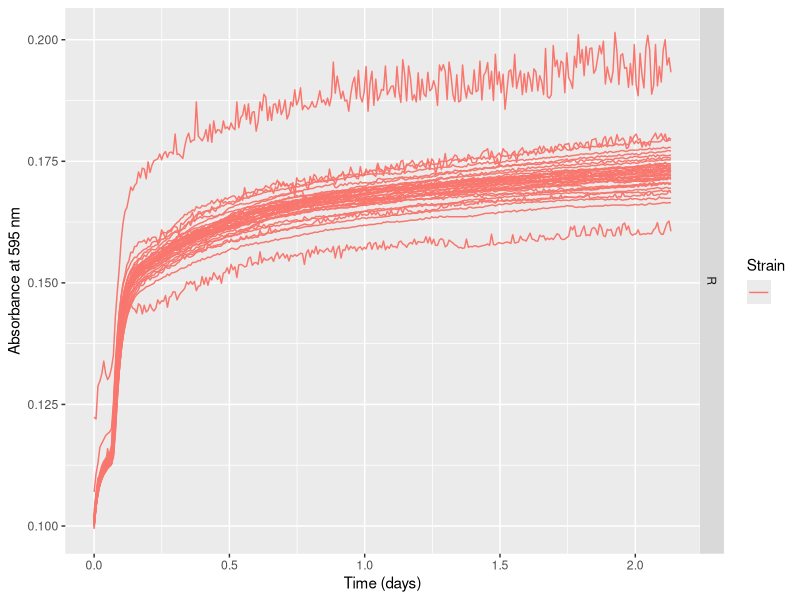
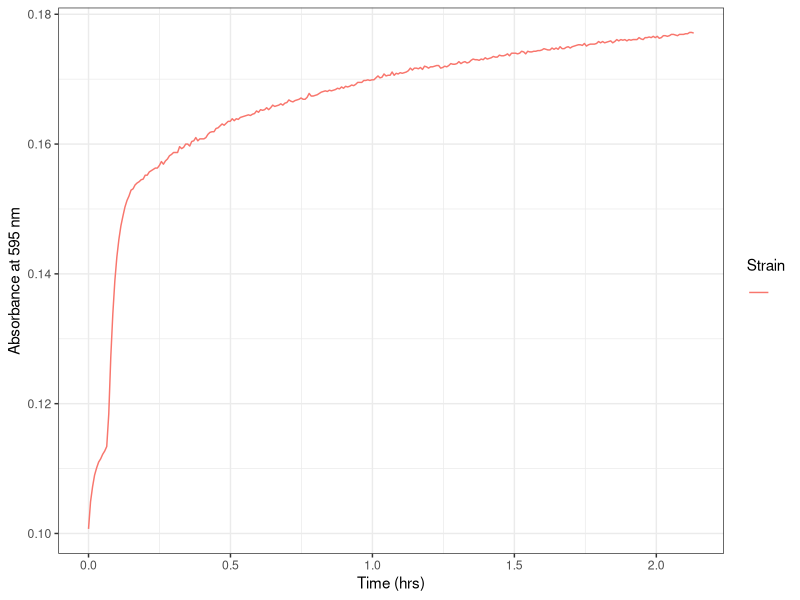
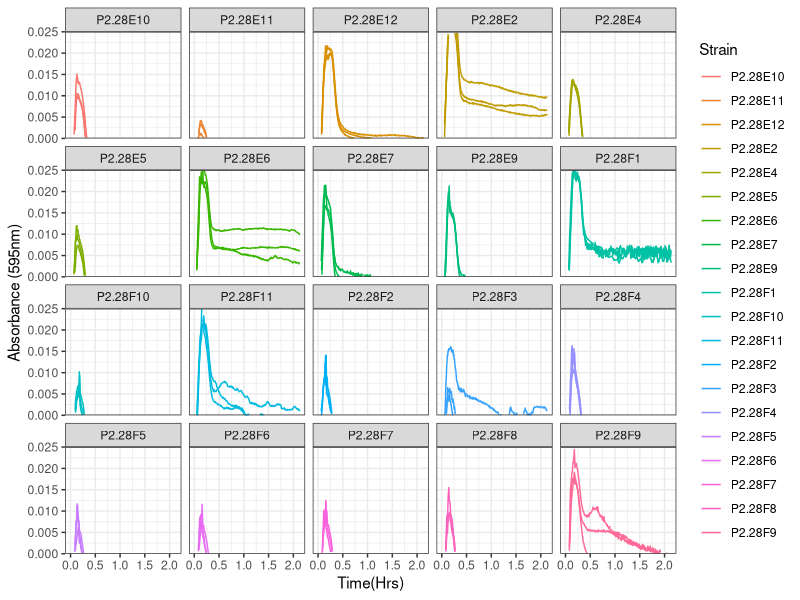
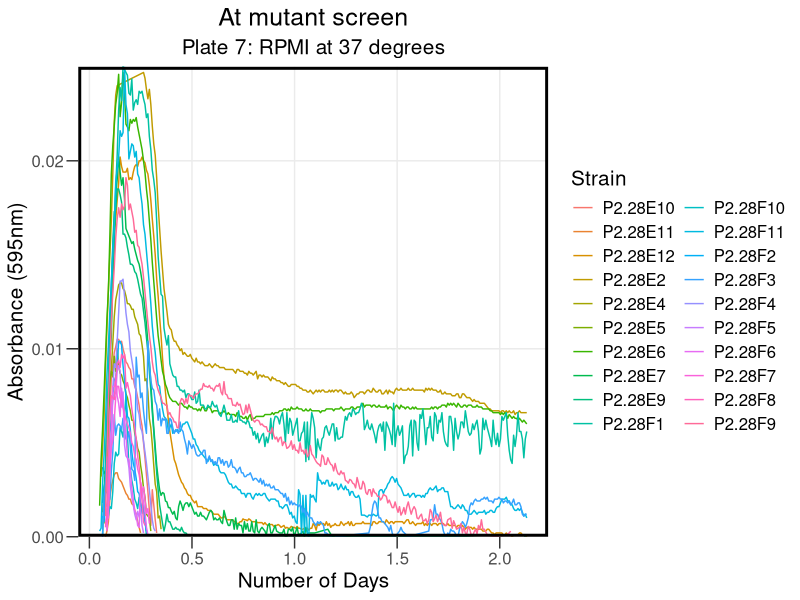
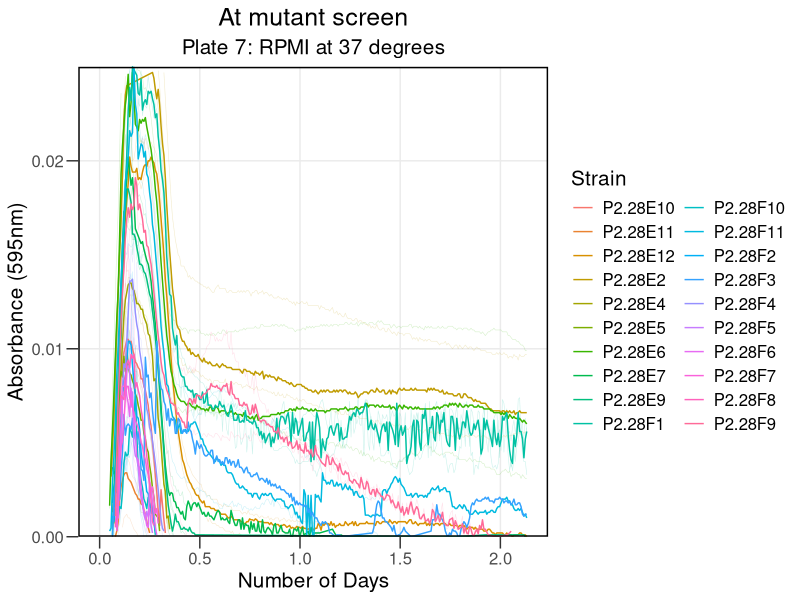
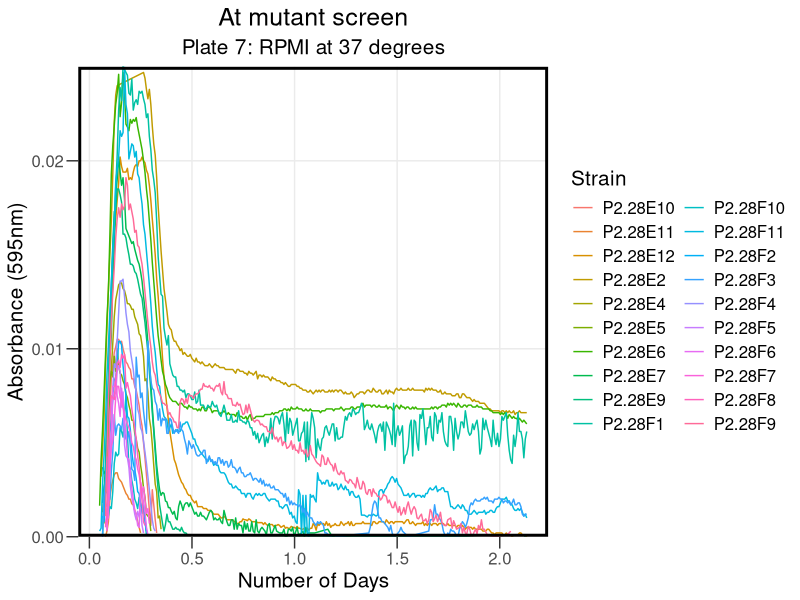
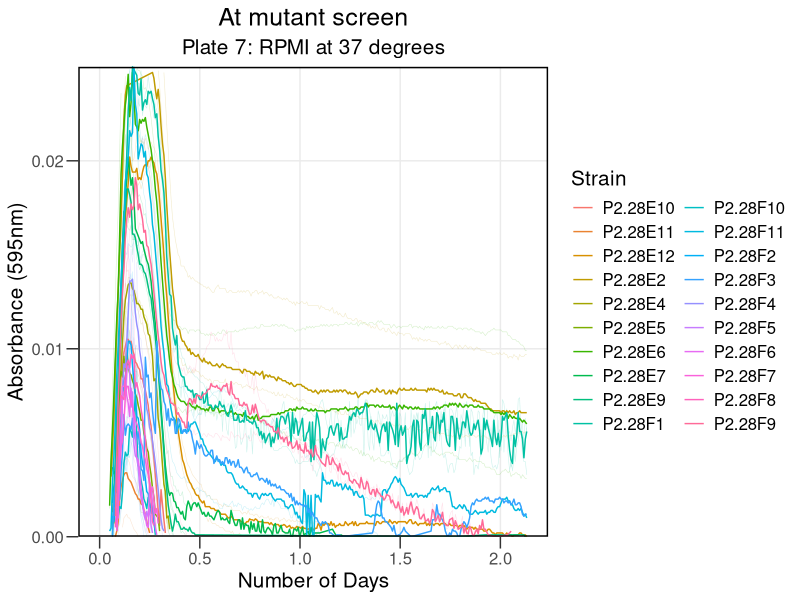

Write R code to recreate these figures, in order.
## ---- chunk 1
knitr::opts_chunk$set(echo = TRUE)
## ---- chunk 2

library("reshape2")
library(dplyr)
library(ggplot2)
library(tidyverse)
library(rmarkdown)
library(cowplot)
library(yaml)
library(knitr)
## ---- chunk 3

rawdata <- read.csv("../Input/20230428_RPMI_Atmut_screen_Plate7_csv.csv")

## ---- chunk 4

 rawdata_day<-mutate(rawdata, Time = Time/86400)

## ---- chunk 5

reshaped <- melt(rawdata_day, id=c("Time", "Temp"), 
                              variable.name="Well",
                              value.name="OD595")

summary(reshaped)
## ---- chunk 6

platemap <- read.csv("../Input/20230428_RPMI_Atmut_screen_Plate7_setup.csv")
head(platemap, n=50)


## ---- chunk 7

annotated <- inner_join(reshaped, platemap, by="Well")
 
## ---- chunk 8

ggplot(data=filter(annotated,Strain==""),
           aes(x=Time, y=OD595, color=Strain, group = Well)) + 
       geom_line() + 
       facet_grid(Media ~ .) +
       labs(x="Time (days)", y="Absorbance at 595 nm")
## ---- chunk 9

ggplot(data=filter(annotated,Well=="H1"), 
       aes(x=Time, y=OD595, color=Strain, group = Well)) + 
 
       geom_line() + 
     theme_bw()+
     labs(x="Time (hrs)", y="Absorbance at 595 nm")

## ---- chunk 10

blank_OD_summary <- annotated %>%
  filter(Strain=="") %>%
  filter(Well != "C12") %>%
  filter(Well != "H12") %>%
  filter(Well != "H4") %>%
 
    group_by(Media) %>%
  summarise(OD_median=median(OD595),
            OD_mean=mean(OD595),
            OD_max=max(OD595),
            OD_min=min(OD595))
print(blank_OD_summary)
## ---- chunk 11

normalisedOD <- annotated %>%
  left_join(blank_OD_summary, by="Media") %>%
  mutate(OD_corrected = OD595 - OD_median)

## ---- chunk 12

ggplot(data=normalisedOD %>%
                      filter(Strain != ""), 
                      aes(x=Time, y=OD_corrected, color=Strain, group = Well)) + 
       geom_line() + 
       scale_y_continuous(limits=c(0,0.025),expand=c(0,0))+
       facet_wrap(Strain ~ .)+
  
       labs(x = "Time(Hrs)",
            y = "Absorbance (595nm)") +
       theme(text = element_text(size = 20))+
       theme_bw()
## ---- chunk 13

ggplot(data=normalisedOD  %>%
        
                     filter(Strain != ""), 
                      aes(x=Time, y=OD_corrected, color=Strain)) + 
       
       stat_summary(fun = "median", geom = "line", size = 0.5) +
       scale_y_continuous(limits=c(0,0.025),expand=c(0,0), breaks = c(0, 0.01, 0.02)) +
  
       labs(x = "Number of Days",
            y = "Absorbance (595nm)",
            title = "At mutant screen", subtitle = "Plate 7: RPMI at 37 degrees") +
           
       theme_bw() +
       theme(text = element_text(size = 15))+
       theme(axis.title = element_text(size = 15))+
       
       theme(axis.ticks.length = unit(0.3, "cm"))+
       theme(title = element_text(size = 15))+
       theme(panel.grid.minor = element_blank())+
      guides(color=guide_legend(ncol=2))+
       theme(legend.title = element_text(size = 15))+
      theme(legend.background = element_rect(fill = "transparent", color=NA))+
  theme(legend.key = element_rect(fill = "transparent", color=NA))+
       theme (plot.background =  element_rect(fill = "transparent", color=NA), 
         panel.background = element_rect(fill = "transparent", color=NA),)+
      theme(panel.border = element_rect(linetype = "solid", colour = "black", size = 2))+
  theme(plot.title = element_text(hjust = 0.5), plot.subtitle = element_text(hjust = 0.5) )
       
## ---- chunk 14

ggsave("../Results/AllSummary_At7.png",width = 8,height=5)
## ---- chunk 15

ggplot(data=normalisedOD  %>%
         
                     filter(Strain != ""), 
                      aes(x=Time, y=OD_corrected, color=Strain)) + 
       geom_line(aes(group = Well), size = 0.2, alpha = 0.2) + 
       stat_summary(fun = "median", geom = "line", size = 0.5) +
       scale_y_continuous(limits=c(0,0.025),expand=c(0,0), breaks = c(0, 0.01, 0.02)) +
  
       labs(x = "Number of Days",
            y = "Absorbance (595nm)",
            title = "At mutant screen", subtitle = "Plate 7: RPMI at 37 degrees") +
                  theme_bw() +
       theme(text = element_text(size = 15))+
       theme(axis.title = element_text(size = 15))+
             theme(axis.ticks.length = unit(0.3, "cm"))+
       theme(title = element_text(size = 15))+
       theme(panel.grid.minor = element_blank())+
            guides(color=guide_legend(ncol=2))+
       theme(legend.title = element_text(size = 15))+
      theme(legend.background = element_rect(fill = "transparent", color=NA))+
      theme(legend.key = element_rect(fill = "transparent", color=NA))+
       theme (plot.background =  element_rect(fill = "transparent", color=NA), 
            panel.background = element_rect(fill = "transparent", color=NA),)+
      theme(panel.border = element_rect(linetype = "solid", colour = "black", size = 1))+
      theme(plot.title = element_text(hjust = 0.5), plot.subtitle = element_text(hjust = 0.5))

ggplot
## ---- chunk 16

ggsave("../Results/Statsumm_At7.png",width = 8,height=5)
